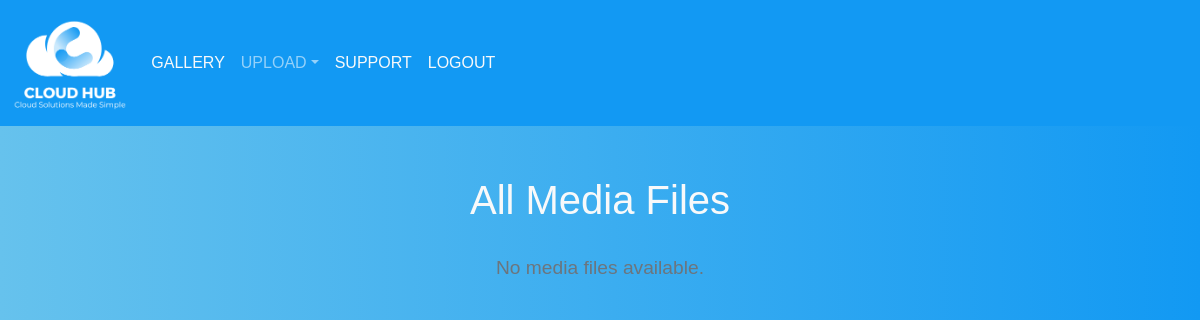
The page /gallery on the database as committed earlier.
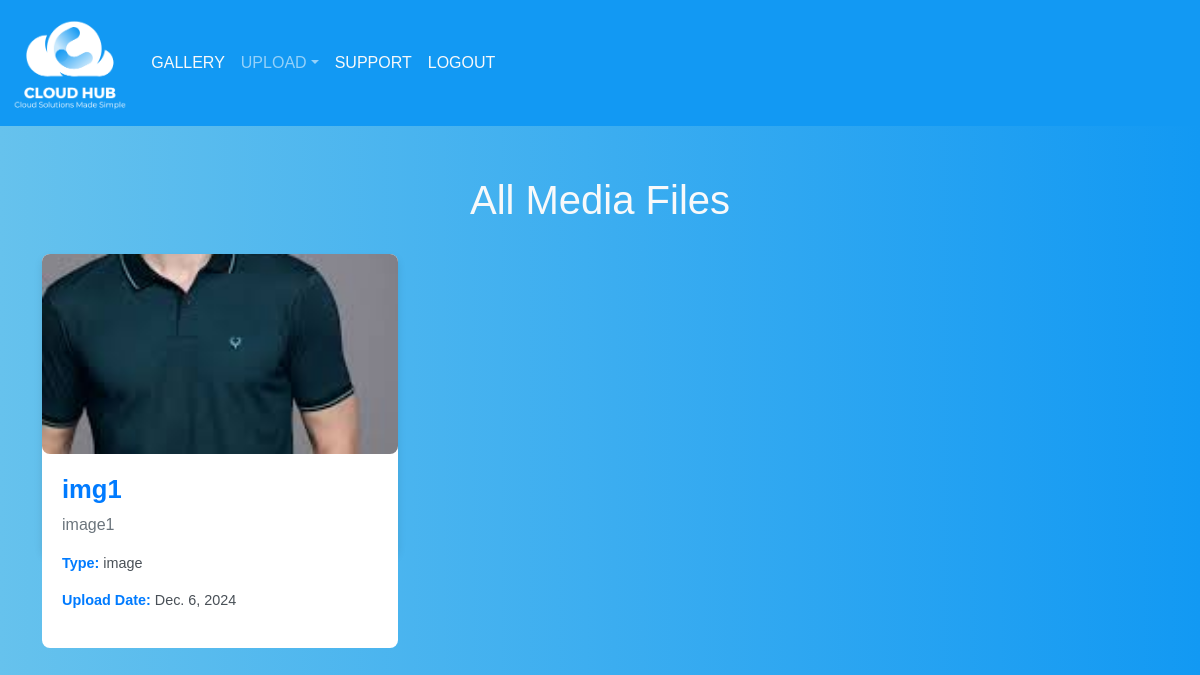
The same page on the database as committed later.
### chub_app/models.py (models this page shows)
class MediaUpload(models.Model):
    title = models.TextField(null=True, blank=True)
    description = models.TextField(default="No description provided")
    media_file = models.FileField(null=True, blank=True)
    media_type = models.TextField(null=True, blank=True)
    upload_date = models.DateField(null=True, blank=True)

### chub_app/views.py (the view)
# urls.py: path('gallery',views.display_media),
def display_media(request):
    media_files = MediaUpload.objects.all()
    return render(request, 'media_view.html', {'media_files': media_files})

### templates/media_view.html (shortened to what this page needs)
<html lang="en">
<head>
    {% load static %}
    <link href="https://cdn.jsdelivr.net/npm/bootstrap@5.3.3/dist/css/bootstrap.min.css" rel="stylesheet">
    <link rel="stylesheet" href="{% static 'css/mv_style.css' %}">
    <body style="background: linear-gradient( to right,  #66c2ed, rgba(18,153,243,255));">
        <nav class="navbar navbar-expand-sm navbar-dark" style="background-color: rgba(18,153,243,255);">
            <div class="container-fluid">
              <a class="navbar-brand" href="home"><img src="{% static 'images/Cloud Logo.png' %}" alt="" style="height: 100px;"></a>
              <div class="collapse navbar-collapse" id="collapsibleNavbar">
                <ul class="navbar-nav">
                  <li class="nav-item">
                    <a class="nav-link text-light" href="gallery">GALLERY</a>
                  </li>
                  <li class="nav-item dropdown">
                    <a class="nav-link dropdown-toggle" href="#" role="button" data-bs-toggle="dropdown">UPLOAD</a>
                  </li>
                  <li class="nav-item">
                    <a class="nav-link text-light" href="support">SUPPORT</a>
                  </li>
                  <li class="nav-item">
                    <a class="nav-link text-light" href="logout">LOGOUT</a>
                  </li>
                </ul>
              </div>
            </div>
          </nav>
        <div class="container" >
            <h2 class="text-center text-light">All Media Files</h2>
            <div class="row">
                {% for media in media_files %}
                <div class="col-md-4">
                    <div class="card" style="margin-bottom: 120px;">
                        <img src="{{ media.media_file.url }}" class="card-img-top" alt="Media Image" style="height: 200px;">
                        <div class="card-body">
                            <h5 class="card-title">{{ media.title }}</h5>
                            <p class="card-text">{{ media.description }}</p>
                            <div class="media-info">
                                <p><strong>Type:</strong> {{ media.media_type }}</p>
                                <p><strong>Upload Date:</strong> {{ media.upload_date }}</p>
                            </div>
                        </div>
                    </div>
                </div>
                {% empty %}
                <div class="col-12">
                    <p class="empty-message">No media files available.</p>
                </div>
                {% endfor %}
            </div>
        </div>
        </body>
        </html>

### static/css/mv_style.css (style rules this page uses)
body { background: linear-gradient( to left, rgba(18,153,243,255), #84eef4); font-family: 'Arial', sans-serif; }
.container { margin-top: 50px; }
h2 { font-size: 2.5rem; color: #343a40; margin-bottom: 30px; }
.card { height: 300px; border: none; border-radius: 8px; box-shadow: 0 4px 8px rgba(0, 0, 0, 0.1); transition: transform 0.3s ease, box-shadow 0.3s ease; }
.card img { border-radius: 8px; max-height: 200px; object-fit: cover; }
.card-body { background-color: #fff; border-radius: 8px; padding: 20px; }
.card-title { font-size: 1.6rem; color: #007bff; font-weight: bold; }
.card-text { color: #6c757d; }
.media-info { font-size: 0.9rem; color: #495057; margin-top: 10px; }
.media-info strong { color: #007bff; }
.row { display: flex; flex-wrap: wrap; }
.col-md-4 { margin-bottom: 30px; }

Rows that differ between the two databases and show on the page:
added MediaUpload: media_file (picture), title "img1", description "image1", media_type "image", upload_date "Dec. 6, 2024"
Other text that changed with them:
text no longer shown: "No media files available."
